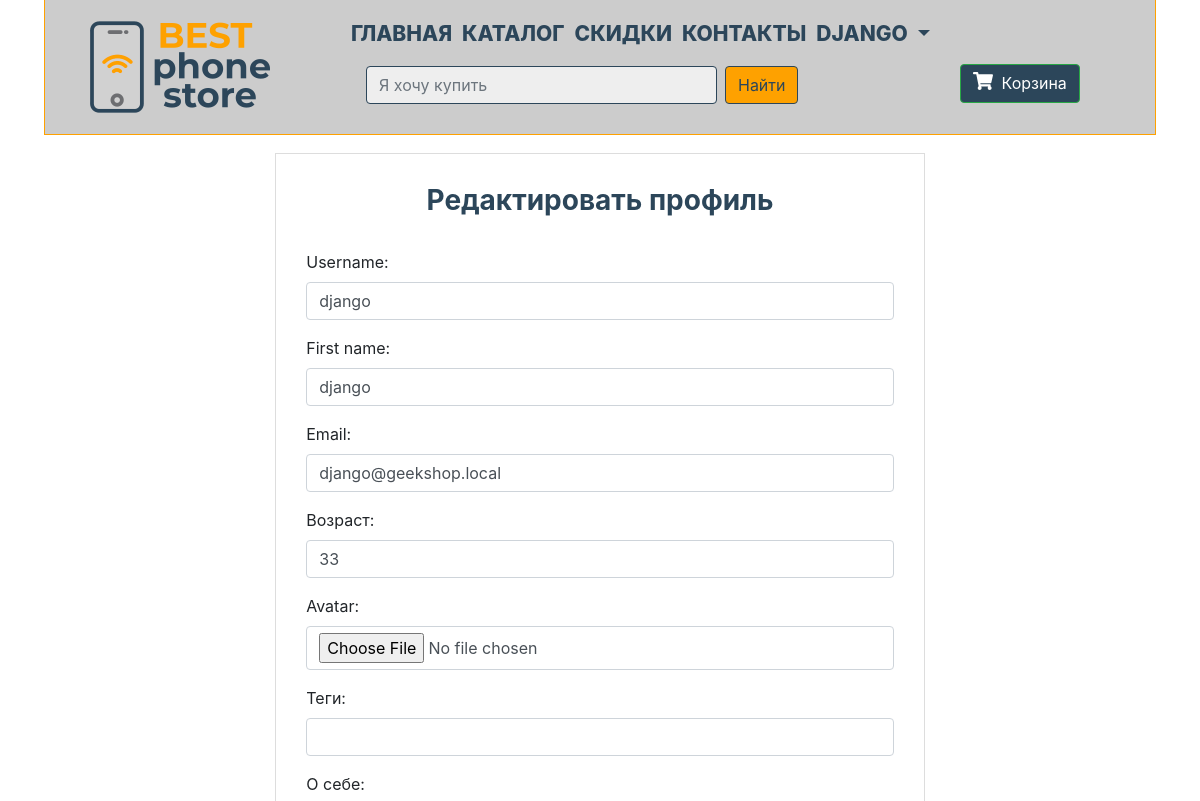
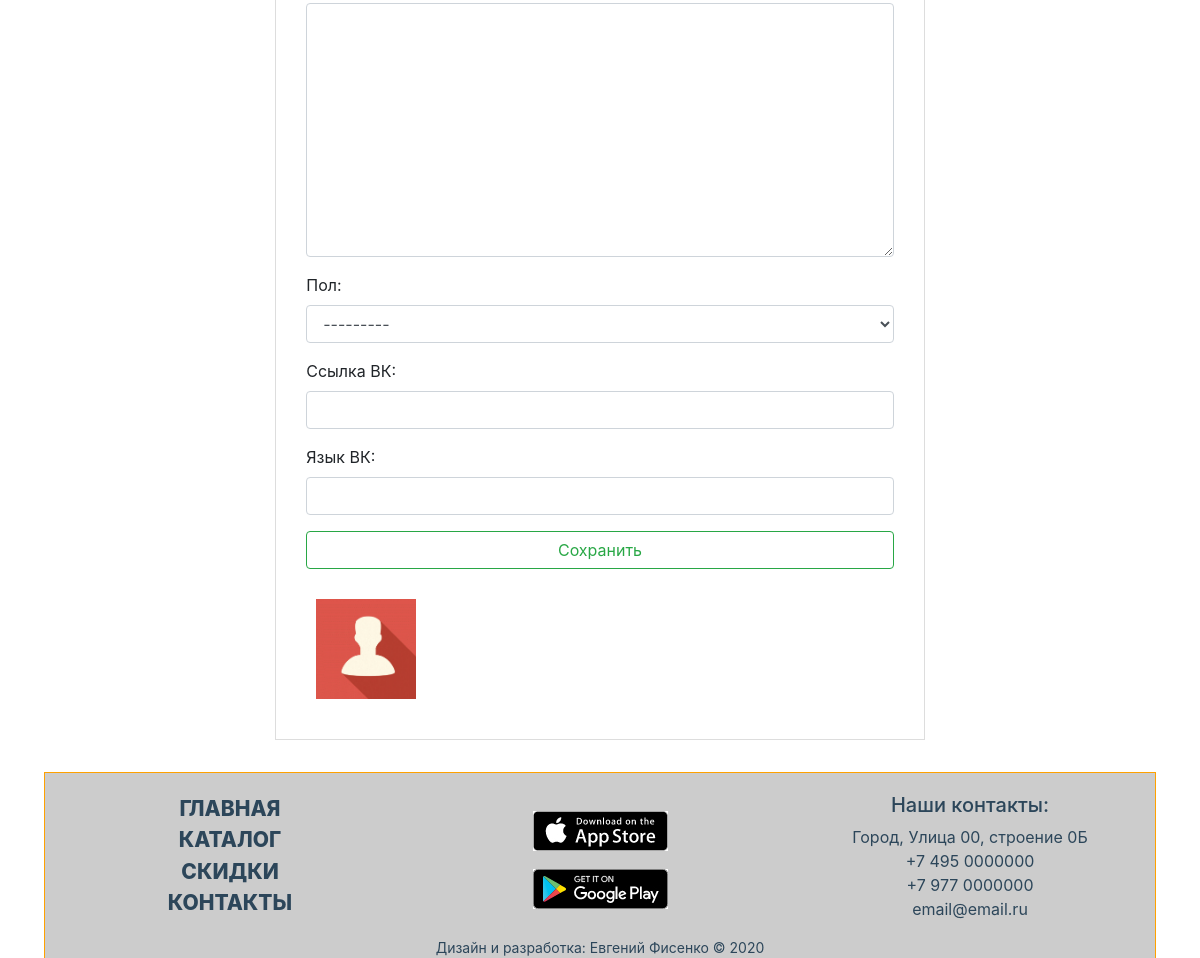
Screenshot of /auth/edit/ (signed in) with the database file from the repository (2 pictures, top to bottom).
### authapp/models.py (models this page shows, shortened)
class ShopUser(AbstractUser):
    avatar = models.ImageField(upload_to='users_avatars', blank=True)
    age = models.PositiveIntegerField(verbose_name='возраст', default=18)
    phone = models.CharField(verbose_name='телефон', max_length=12, blank=True)
    activation_key = models.CharField(max_length=128, blank=True)
    activation_key_expires = models.DateTimeField(default=(now() + timedelta(hours=48)))
    email = models.EmailField(max_length=254, unique=True)

### authapp/views.py (the view)
# urls.py: path('edit/', authapp.edit, name='edit'),
@login_required
@transaction.atomic
def edit(request):
    title = 'редактирование'
    if request.method == 'POST':
        edit_form = ShopUserEditForm(request.POST, request.FILES, instance=request.user)
        profile_form = ShopUserProfileEditForm(request.POST, instance=request.user.shopuserprofile)
        if edit_form.is_valid() and profile_form.is_valid():
            edit_form.save()
            return HttpResponseRedirect(reverse('auth:edit'))
    else:
        edit_form = ShopUserEditForm(instance=request.user)
        profile_form = ShopUserProfileEditForm(instance=request.user.shopuserprofile)
    content = {'title': title, 'edit_form': edit_form, 'profile_form': profile_form}
    return render(request, 'authapp/edit.html', content)

### authapp/forms.py (shortened to what this page needs)
class ShopUserEditForm(UserChangeForm):
    class Meta:
        model = ShopUser
        fields = ('username', 'first_name', 'email', 'age', 'avatar', 'password')
    def __init__(self, *args, **kwargs):
        super().__init__(*args, **kwargs)
        for field_name, field in self.fields.items():
            field.widget.attrs['class'] = 'form-control'
            field.help_text = ''
            if field_name == 'password':
                field.widget = forms.HiddenInput()

class ShopUserProfileEditForm(forms.ModelForm):
    class Meta:
        model = ShopUserProfile
        fields = ('tagline', 'aboutMe', 'gender', 'vk_addr', 'vk_lang')
    def __init__(self, *args, **kwargs):
        super(ShopUserProfileEditForm, self).__init__(*args, **kwargs)
        for field_name, field in self.fields.items():
            field.widget.attrs['class'] = 'form-control'

### adminapp/templatetags/my_tags.py (called while the page is built)
@register.filter(name='media_folder_users')
def media_folder_users(string):
    if not string:
        string = 'users_avatars/default.jpg'
    return f'{settings.MEDIA_URL}{string}'

### mainapp/context_processors.py (called while the page is built)
def basket(request):
    basket = []
    if request.user.is_authenticated:
        basket = request.user.basket.select_related()
    return {
            'basket': basket,
    }

### authapp/templates/authapp/edit.html (shortened to what this page needs)
{% extends 'mainapp/base.html' %}
{% load static %}
{% load my_tags %}
{% block main %}
    <div class="container">
        <div class="auth-div">
            <div class="row justify-content-center">
                <div class="col-sm-7 login-div">
                    <h3 class="main-top-h">Редактировать профиль</h3><br>
                    <form class="form-horizontal" action="{% url 'auth:edit' %}" method="post" enctype="multipart/form-data">
                        {{ edit_form.as_p }}
                        {{ profile_form.as_p }}
                        <input class="form-control btn btn-outline-success" type="submit" value="Cохранить">
                    </form>
                    <div class="user_avatar">
                        <img src="{{ user.avatar|media_folder_users }}" alt="avatar">
                    </div>
                </div>
            </div>
        </div>
    </div>
{% endblock %}

### mainapp/templates/mainapp/includes/inc_main_menu.html (shortened to what this page needs)
{% load static%}
<nav class=" navbar justify-content-start navbar-expand-md navbar-light">
    <div class="collapse navbar-collapse" id="header-nav">
        <ul class="header-nav navbar-nav">
            <li class="nav-item">
                <a href="{% url 'main' %}" class="menu-a  ">ГЛАВНАЯ</a>
            </li>
            <li class="nav-item">
                <a href="{% url 'products:index' %}" class="menu-a  ">КАТАЛОГ</a>
            </li>
            <li class="nav-item">
                <a href="{% url 'sales' %}" class="menu-a  ">СКИДКИ</a>
            </li>
            <li class="nav-item">
                <a href="{% url 'contacts' %}" class="menu-a  ">КОНТАКТЫ</a>
            </li>
            {% if user.is_authenticated %}
               <li>
                   <div class="dropdown">
                       <a class="dropdown-toggle menu-a" href="" data-toggle="dropdown">
                           {{ user.first_name|default:'Пользователь' }}
                       </a>
                   </div>
               </li>
            {% endif %}
        </ul>
    </div>
</nav>

### static/css/main.css (style rules this page uses)
.menu-a { color: #2c465a; font-size: 21px; font-weight: 800; text-transform: uppercase; margin-right: 10px; display: inline-block; width: 100%; }
.main-top-h { color: #2c465a; font-weight: 700; text-align: center; }
.login-div { margin: 20px 0; outline: 1px solid #ddd; padding: 30px; }
.user_avatar img, .user_record img, .product_record img, .product_read img { width: 100px; height: auto; margin: 10px; }
input#id_avatar { height: 44px; }
.user_avatar img { padding-top: 20px; }

### rows the page displays
ShopUser: first_name "DJANGO", username "django", first_name "django", email "django@geekshop.local", age "33"
